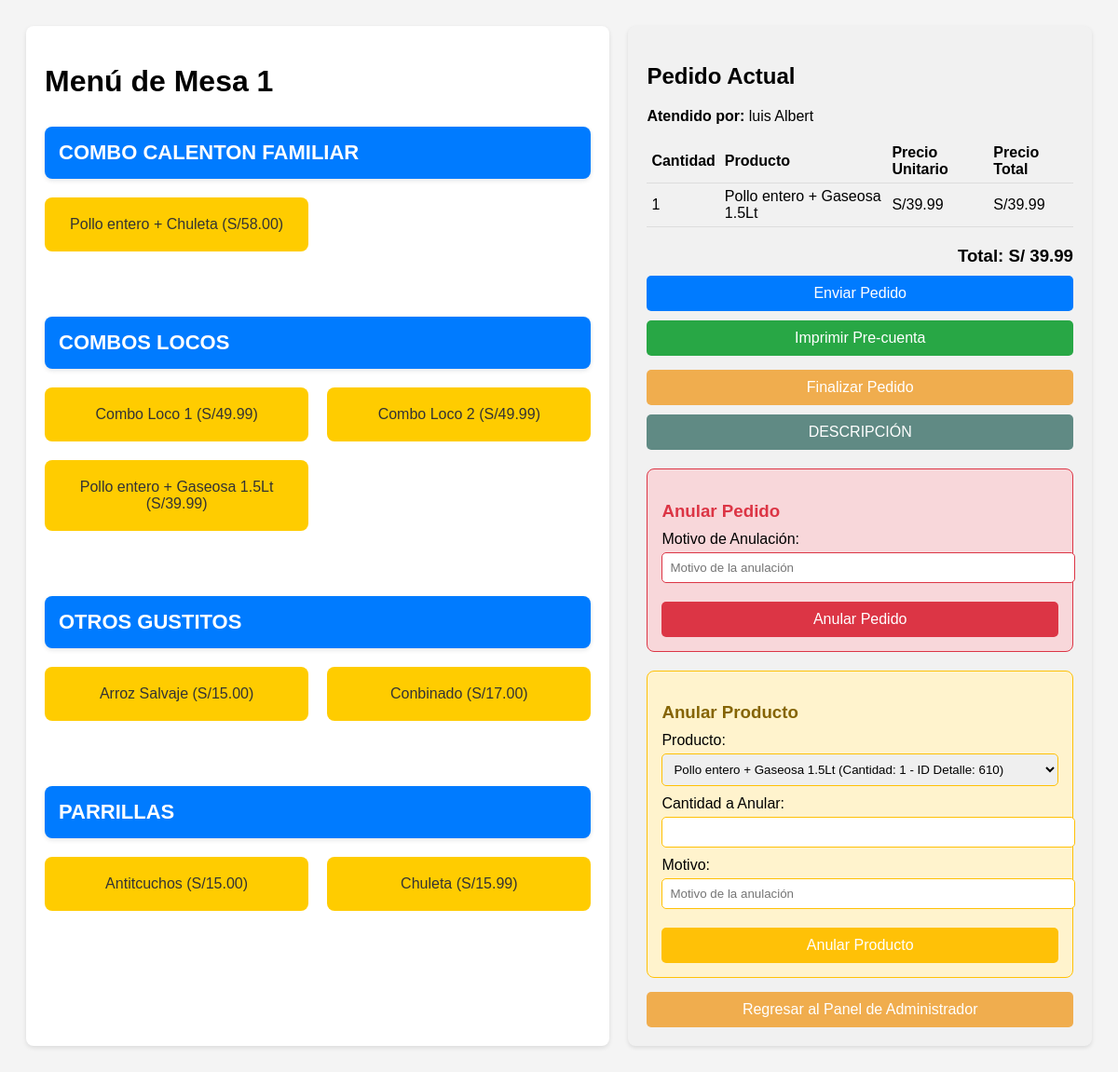
/PAGINAS/menu_admin.php?mesa=1 (signed in), run on the app's committed database.
### tables this page shows
CREATE TABLE `productos` (
  `id` int(11) NOT NULL,
  `nombre` varchar(100) NOT NULL,
  `precio` decimal(10,2) NOT NULL,
  `categoria` varchar(50) NOT NULL,
  `descripcion` text DEFAULT NULL
);

CREATE TABLE `usuarios` (
  `id` int(11) NOT NULL,
  `nombre` varchar(100) NOT NULL,
  `apellido` varchar(100) NOT NULL,
  `username` varchar(50) NOT NULL,
  `password` varchar(255) NOT NULL,
  `rol_id` int(11) DEFAULT NULL,
  `documento` varchar(20) NOT NULL,
  `fecha_creacion` date DEFAULT curdate(),
  `estado` enum('Activo','Inactivo') NOT NULL DEFAULT 'Activo'
);

CREATE TABLE `detalles_pedidos` (
  `id` int(11) NOT NULL,
  `pedido_id` int(11) DEFAULT NULL,
  `producto_id` int(11) DEFAULT NULL,
  `cantidad` int(11) NOT NULL
);

### PAGINAS/menu_admin.php (the view, shortened to what this page needs)
<?php
$host = "localhost";
$user = "root";
$password = "";
$dbname = "polleria";
$conn = new mysqli($host, $user, $password, $dbname);
if (isset($_GET['mesa'])) {
    $mesaId = $_GET['mesa'];
} else {
    die("No se seleccionó ninguna mesa.");
}
function obtenerProductosPorCategoria($conn) {
    $sql = "SELECT id, nombre, precio, categoria FROM productos ORDER BY categoria";
    $result = $conn->query($sql);
    $productosPorCategoria = [];
    if ($result && $result->num_rows > 0) {
        while ($row = $result->fetch_assoc()) {
            $productosPorCategoria[$row['categoria']][] = $row;
        }
    }
    return $productosPorCategoria;
}
function obtenerDetallesPedido($pedidoId, $conn) {
    $sql = "SELECT dp.id AS detalle_id, p.id AS producto_id, p.nombre, dp.cantidad, p.precio, (dp.cantidad * p.precio) AS total
            FROM detalles_pedidos dp
            JOIN productos p ON dp.producto_id = p.id
            WHERE dp.pedido_id = ?";
    $stmt = $conn->prepare($sql);
    $stmt->bind_param("i", $pedidoId);
    $stmt->execute();
    $result = $stmt->get_result();
    return $result->fetch_all(MYSQLI_ASSOC);
}
if (!isset($_SESSION['pedido_activo'][$mesaId])) {
    $sqlPedidoActivo = "SELECT id FROM pedidos WHERE mesa_id = ? AND estado = 'en_proceso'";
    $stmtPedidoActivo = $conn->prepare($sqlPedidoActivo);
    $stmtPedidoActivo->bind_param("i", $mesaId);
    $stmtPedidoActivo->execute();
    $resultPedidoActivo = $stmtPedidoActivo->get_result();
}
$detallesPedido = [];
if (isset($_SESSION['pedido_activo'][$mesaId]) && $_SESSION['pedido_activo'][$mesaId] !== null) {
    $pedidoId = $_SESSION['pedido_activo'][$mesaId];
    $detallesPedido = obtenerDetallesPedido($pedidoId, $conn);
}
$productosPorCategoria = obtenerProductosPorCategoria($conn);
?>
<!DOCTYPE html>
<html lang="es">
<head>
    <link rel="stylesheet" href="ESTILOS.css">
</head>
<body>
<div class="main-container">
    <div class="menu-container">
        <h1>Menú de Mesa <?php echo htmlspecialchars($_GET['mesa'] ?? ''); ?></h1>
        <div class="menu">
            <?php foreach ($productosPorCategoria as $categoria => $productos): ?>
                <div class="categoria">
                    <div class="categoria-title"><?php echo htmlspecialchars($categoria); ?></div>
                    <div class="productos">
                        <?php foreach ($productos as $producto): ?>
                            <div class="menu-item" onclick="addItem('<?php echo $producto['id']; ?>', '<?php echo htmlspecialchars($producto['nombre']); ?>', <?php echo $producto['precio']; ?>)"><?php echo htmlspecialchars($producto['nombre']) . " (S/" . number_format($producto['precio'], 2) . ")"; ?></div>
                        <?php endforeach; ?>
                    </div>
                </div>
            <?php endforeach; ?>
        </div>
    </div>
    <div class="selected-items-panel">
    <h2>Pedido Actual</h2>
    <?php
        $sqlPedido = "SELECT usuario_id FROM pedidos WHERE mesa_id = ? AND estado IN ('pendiente', 'en_proceso') ORDER BY fecha DESC LIMIT 1";
        $stmtPedido = $conn->prepare($sqlPedido);
        if ($stmtPedido) {
            $stmtPedido->bind_param("i", $mesaId);
            $stmtPedido->execute();
            $resultPedido = $stmtPedido->get_result();
            if ($rowPedido = $resultPedido->fetch_assoc()) {
                $usuarioPedido = $rowPedido['usuario_id'];
            } else {
                $usuarioPedido = null;
            }
        } else {
            die("Error en la consulta de pedidos: " . $conn->error);
        }
        if ($usuarioPedido) {
            $sqlUsuario = "SELECT nombre, apellido FROM usuarios WHERE id = ?";
            $stmtUsuario = $conn->prepare($sqlUsuario);
            if ($stmtUsuario) {
                $stmtUsuario->bind_param("i", $usuarioPedido);
                $stmtUsuario->execute();
                $resultUsuario = $stmtUsuario->get_result();
                if ($rowUsuario = $resultUsuario->fetch_assoc()) {
                    $nombreUsuarioPedido = $rowUsuario['nombre'] . ' ' . $rowUsuario['apellido'];
                } else {
                    $nombreUsuarioPedido = "Desconocido";
                }
            } else {
                die("Error en la consulta de usuarios: " . $conn->error);
            }
        }
        ?>
        <p><strong>Atendido por:</strong> <?php echo htmlspecialchars($nombreUsuarioPedido); ?></p>
    <div id="printArea">
    <table id="selected-items-list">
        <thead>
            <tr>
                <th>Cantidad</th>
                <th>Producto</th>
                <th>Precio Unitario</th>
                <th>Precio Total</th>
            </tr>
        </thead>
        <tbody>
            <?php foreach ($detallesPedido as $detalle): ?>
                <tr>
                    <td><?php echo $detalle['cantidad']; ?></td>
                    <td><?php echo htmlspecialchars($detalle['nombre']); ?></td>
                    <td>S/<?php echo number_format($detalle['precio'], 2); ?></td>
                    <td>S/<?php echo number_format($detalle['total'], 2); ?></td>
                </tr>
            <?php endforeach; ?>
        </tbody>
    </table>
    <div class="total" id="total-price">
        Total: S/ <?php echo number_format(array_sum(array_column($detallesPedido, 'total')), 2); ?>
    </div>
        <button type="button" class="action-btn" id="send-order" onclick="enviarPedido()">
            Enviar Pedido
        </button>
    <button type="button" class="action-btn" id="print-receipt" onclick="imprimirPreCuenta()">
        Imprimir Pre-cuenta
    </button>
    <button type="button" class="action-btn" id="back-to-panel" onclick="confirmarFinalizarPedido()">
        Finalizar Pedido
    </button>
    <button type="button" class="action-btn" id="descripcion-btn" onclick="mostrarCuadroDescripcion()">DESCRIPCIÓN</button>
        <div class="action-buttons" style="margin-top: 20px;">
    <div class="anular-pedido" style="border: 1px solid #dc3545; padding: 15px; border-radius: 8px; margin-bottom: 20px; background-color: #f8d7da;">
        <h3 style="color: #dc3545; margin-bottom: 10px;">Anular Pedido</h3>
        <form method="POST" onsubmit="return confirm('¿Estás seguro de que deseas anular este pedido?');">
            <label for="motivo_pedido" style="display: block; margin-bottom: 5px;">Motivo de Anulación:</label>
            <input type="text" name="motivo" id="motivo_pedido" placeholder="Motivo de la anulación" required style="width: 100%; padding: 8px; margin-bottom: 10px; border: 1px solid #dc3545; border-radius: 5px;">
            <button type="submit" class="action-btn" style="background-color: #dc3545; color: white; width: 100%;">Anular Pedido</button>
        </form>
    </div>
<div class="action-buttons" style="margin-top: 20px;">
    <div class="anular-producto" style="border: 1px solid #ffc107; padding: 15px; border-radius: 8px; background-color: #fff3cd;">
    <h3 style="color: #856404; margin-bottom: 10px;">Anular Producto</h3>
    <form method="POST" onsubmit="return confirm('¿Estás seguro de que deseas anular este producto?');">
        <label for="producto_anulado" style="display: block; margin-bottom: 5px;">Producto:</label>
        <select name="detalle_id" id="producto_anulado" required style="width: 100%; padding: 8px; margin-bottom: 10px; border: 1px solid #ffc107; border-radius: 5px;">
    <?php foreach ($detallesPedido as $detalle): ?>
        <option value="<?php echo $detalle['detalle_id']; ?>">
            <?php echo htmlspecialchars($detalle['nombre']); ?> (Cantidad: <?php echo $detalle['cantidad']; ?> - ID Detalle: <?php echo $detalle['detalle_id']; ?>)
        </option>
    <?php endforeach; ?>
</select>
        <label for="cantidad_anulada" style="display: block; margin-bottom: 5px;">Cantidad a Anular:</label>
        <input type="number" name="cantidad_anulada" id="cantidad_anulada" min="1" required style="width: 100%; padding: 8px; margin-bottom: 10px; border: 1px solid #ffc107; border-radius: 5px;">
        <label for="motivo_producto" style="display: block; margin-bottom: 5px;">Motivo:</label>
        <input type="text" name="motivo" id="motivo_producto" placeholder="Motivo de la anulación" required style="width: 100%; padding: 8px; margin-bottom: 10px; border: 1px solid #ffc107; border-radius: 5px;">
        <button type="submit" class="action-btn" style="background-color: #ffc107; color: white; width: 100%;">Anular Producto</button>
    </form>
</div>
</div>
<?php if ($_SESSION['rol_id'] == 1): ?>
    <button class="action-btn" id="back-to-panel" onclick="window.location.href='paneladministrador.php'">Regresar al Panel de Administrador</button>
<?php elseif ($_SESSION['rol_id'] == 3): ?>
    <button class="action-btn" id="back-to-panel" onclick="window.location.href='panelcajero.php'">Regresar al Panel de Cajero</button>
<?php else: ?>
    <button class="action-btn" id="back-to-panel" onclick="window.location.href='index.php'">Regresar</button>
<?php endif; ?>
    </div>
</div>
</body>
</html>

### PAGINAS/ESTILOS.css (style rules this page uses)
body { font-family: Arial, sans-serif; background-color: #f4f4f4; padding: 20px; display: flex; flex-direction: column; align-items: center; }
.main-container { display: flex; justify-content: space-between; width: 100%; max-width: 1400px; gap: 20px; }
.menu-container { flex: 1; background-color: #fff; padding: 20px; border-radius: 8px; box-shadow: 0 2px 5px rgba(0, 0, 0, 0.1); }
.menu { margin-top: 30px; display: flex; flex-wrap: wrap; gap: 30px; }
.categoria { flex: 1 1 calc(33.33% - 30px); margin-bottom: 40px; min-width: 300px; }
.categoria-title { background-color: #007bff; color: #fff; padding: 15px; font-size: 22px; font-weight: bold; text-align: left; border-radius: 8px; margin-bottom: 20px; box-shadow: 0 2px 5px rgba(0, 0, 0, 0.1); }
.productos { display: grid; grid-template-columns: repeat(auto-fill, minmax(200px, 1fr)); gap: 20px; }
.menu-item { background-color: #ffcc00; padding: 20px; font-size: 16px; color: #333; border-radius: 8px; text-align: center; cursor: pointer; transition: transform 0.3s, background-color 0.3s; }
.selected-items-panel { flex: 0 0 40%; background-color: #f1f1f1; padding: 20px; border-radius: 8px; box-shadow: 0 2px 4px rgba(0, 0, 0, 0.1); max-height: 80vh; overflow-y: auto; page-break-before: always; }
.selected-items-panel h2 { font-size: 24px; margin-bottom: 20px; }
table { width: 100%; border-collapse: collapse; page-break-inside: auto; }
th, td { padding: 5px; text-align: left; border-bottom: 1px solid #ddd; }
.total { text-align: right; font-weight: bold; margin-top: 20px; font-size: 14pt; }
.action-btn { display: block; width: 100%; padding: 10px; margin-top: 10px; border: none; border-radius: 5px; cursor: pointer; font-size: 16px; }
#send-order { background-color: #007bff; color: white; }
#print-receipt { background-color: #28a745; color: white; }
#back-to-panel { background-color: #f0ad4e; color: white; margin-top: 15px; }
#descripcion-btn { background-color: #608a84; color: white; }

### data on the page
productos: nombre "Pollo entero + Chuleta", precio "58.00"
productos: nombre "Combo Loco 1", precio "49.99"
productos: nombre "Combo Loco 2", precio "49.99"
productos: nombre "Pollo entero + Gaseosa 1.5Lt", precio "39.99"
productos: nombre "Arroz Salvaje", precio "15.00"
productos: nombre "Conbinado", precio "17.00"
productos: nombre "Antitcuchos", precio "15.00"
productos: nombre "Chuleta", precio "15.99"
usuarios: nombreUsuarioPedido "luis Albert"
detalles_pedidos: cantidad "1", producto.nombre "Pollo entero + Gaseosa 1.5Lt", producto.precio "39.99", total "39.99"

### other printed values
$_GET['mesa'] "1"
$categoria "COMBO CALENTON FAMILIAR"
$categoria "COMBOS LOCOS"
$categoria "OTROS GUSTITOS"
$categoria "PARRILLAS"
array_sum(array_column($detallesPedido, 'total')) "39.99"
form field detalle_id "Pollo entero + Gaseosa 1.5Lt (Cantidad: 1 - ID Detalle: 610)"
